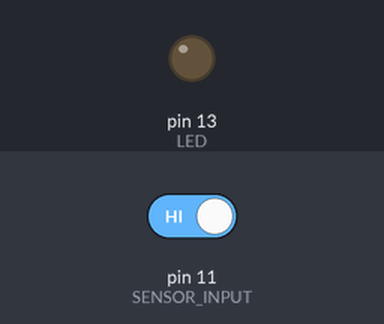
A sketch run on a simulated Arduino Uno, built with avr-gcc and run on an emulated ATmega328P. Shown: output pins drawn as LEDs (lit = HIGH). The test bench sets the inputs (shaded band); at power-on: pin 11 (SENSOR_INPUT) HIGH. Pins used as bus, display or sensor lines are not drawn.

Above: at 1.2 s.
1.3 s: pin 11 (SENSOR_INPUT) driven LOW
At 2.2 s:
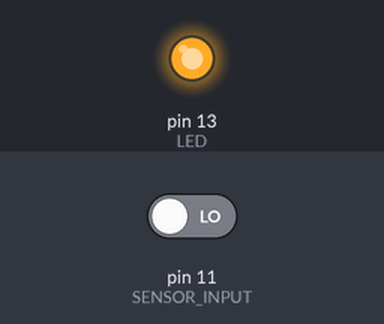
2.8 s: pin 11 (SENSOR_INPUT) driven HIGH
At 3.4 s:
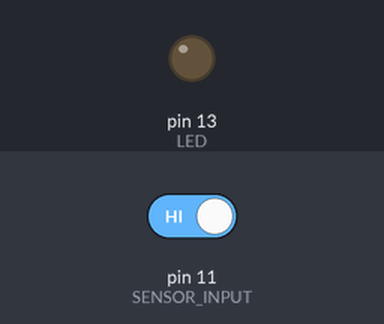
Timing chart, 0 to 5.8 s (numbered marks = the images above; inputs shaded):
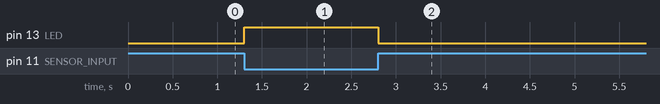

The sketch:

eggbox-15.1.ino
```cpp
// (licence header left out)
/**
 * Pin Led
 */
int LED = 13;

/**
 * Pin Power Sensor
 */
int SENSOR_POWER = 12;

/**
 * Pin Input Sensor
 */
int SENSOR_INPUT = 11;

/*
 * Define Sensor State Variable
 */
int sensorState;

/**
 * Init Routine
 */
void setup() {

    // Configure Input Sensor Pin
    pinMode(SENSOR_INPUT, INPUT_PULLUP);

    // Configure Power Sensor Pin
    pinMode(SENSOR_POWER, OUTPUT);

    // Configure Led Pin
    pinMode(LED, OUTPUT);
}

/**
 * Main Program
 */
void loop() {

    // Turn On Infrared Sensor
    digitalWrite(SENSOR_POWER, HIGH);

    // Wait 1 ms for Stabilization Sensor
    delay(1);

    // Read Sensor
    sensorState = digitalRead(SENSOR_INPUT);

    // Validate State Sensor
    if(sensorState == HIGH) {

        // Turn Off Led
        digitalWrite(LED, LOW);
    }
    else {

        // Turn On Led
        digitalWrite(LED, HIGH);
    }

    // Turn Off Infrared Sensor
    digitalWrite(SENSOR_POWER, LOW);      // Apaga Sensor Infrarrojo

    // Sleep Microcontroller 19 ms
    delay(19);
}
```

Measured:
- after the input at 1.3 s, pin 13 (LED): LOW → HIGH at once
- after the input at 2.8 s, pin 13 (LED): HIGH → LOW at once
